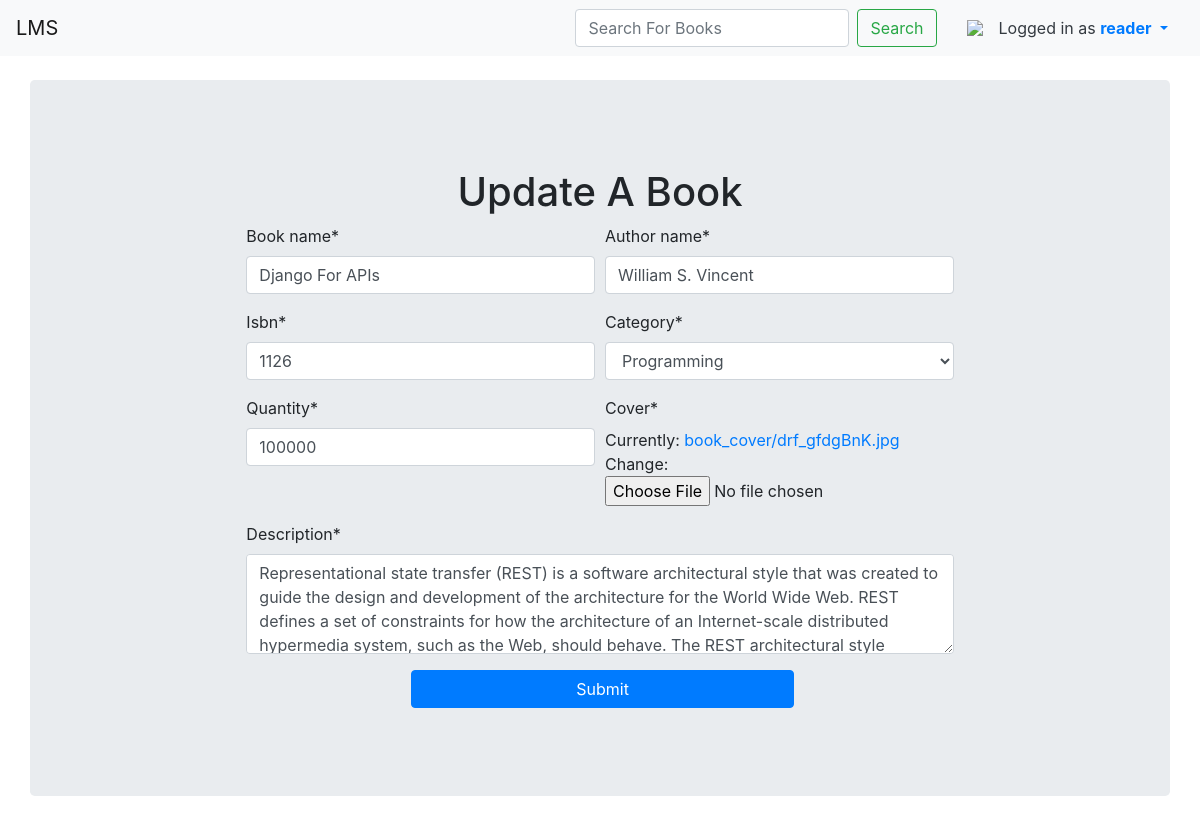
The page /book-update/django-for-apis/ (signed in) on the database as committed earlier.
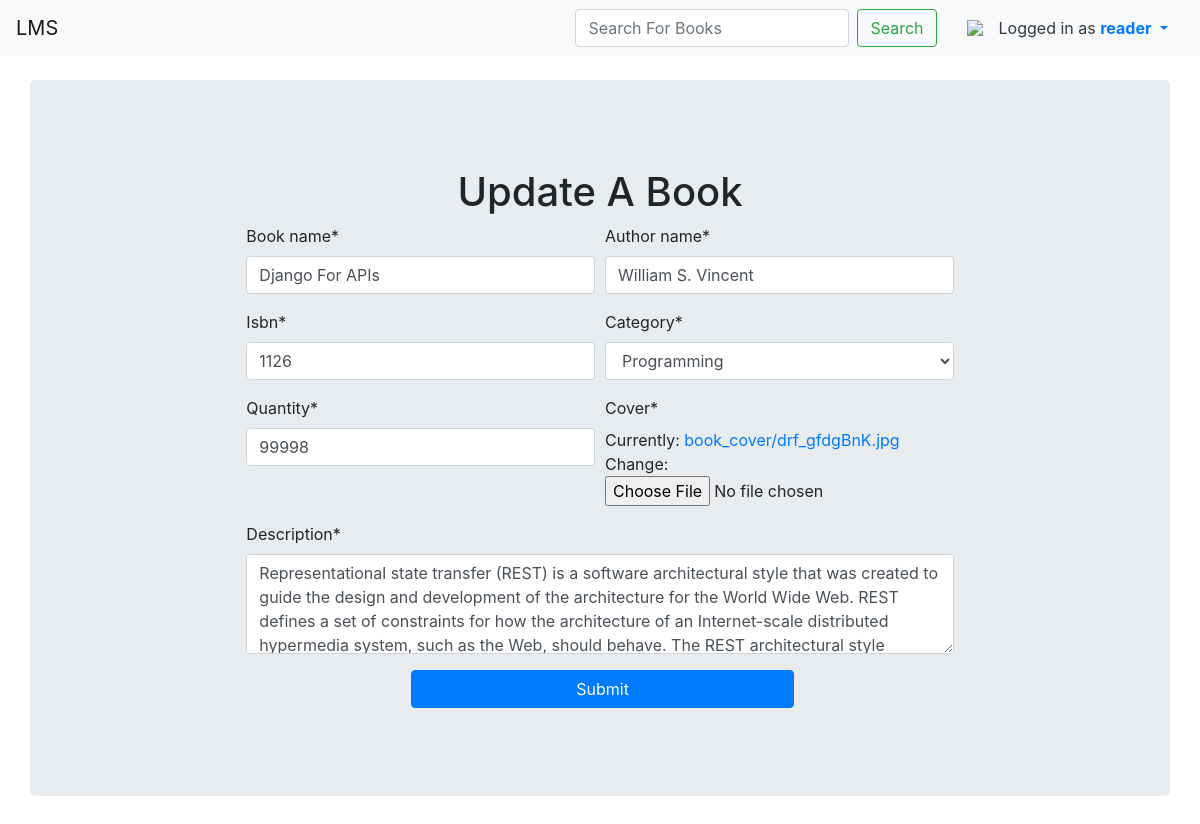
The same page on the database as committed later.
### library/models.py (models this page shows, shortened)
class Book(models.Model):
    category = models.ForeignKey(
        Category, on_delete=models.CASCADE, null=True, related_name="books"
    )
    book_name = models.CharField(max_length=50, unique=True)
    author_name = models.CharField(max_length=50)
    isbn = models.CharField(max_length=50, unique=True)
    description = models.TextField()
    cover = models.ImageField(upload_to="book_cover/")
    quantity = models.IntegerField(default=100000)
    issue_date = models.DateField(auto_now_add=True)
    return_date = models.DateField(default=0)
    charge_amount = models.IntegerField(default=0)
    slug = models.SlugField(max_length=250)

### library/views.py (the view)
# urls.py: path("book-update/<slug:slug>/", BookUpdateView.as_view(), name="book_update"),
class BookUpdateView(LoginRequiredMixin, UpdateView):
    model = Book
    template_name = "book/book_update.html"
    form_class = BookModelForm

### library/forms.py
class BookModelForm(forms.ModelForm):
    class Meta:
        model = Book
        fields = [
            "book_name",
            "author_name",
            "isbn",
            "category",
            "quantity",
            "description",
            "cover",
        ]

### library/context_processors.py (called while the page is built)
def category_links(request):
    categories = Category.objects.all()
    return {"category_links": categories}

### library/models.py (called while the page is built)
    def __str__(self):
        return self.title

### library/templates/book/book_update.html (shortened to what this page needs)
{% extends 'base.html' %}
{% load crispy_forms_tags %}
{% load static %}
{% block content %}
    <div class="container jumbotron mt-4">
        <div class="row justify-content-center mt-4">
            <div class="col-lg-8">
                <h1 class='text-center'>Update A Book</h1>
                <form form method="post" enctype='multipart/form-data'>
                    <div class="form-row">
                        <div class="form-group col-lg-6 mb-0">
                            {{ form.book_name|as_crispy_field }}
                        </div>
                        <div class="form-group col-lg-6 mb-0">
                            {{ form.author_name|as_crispy_field }}
                        </div>
                        <div class="form-group col-lg-6 mb-0">
                            {{ form.isbn|as_crispy_field }}
                        </div>
                        <div class="form-group col-lg-6 mb-0">
                            {{ form.category|as_crispy_field }}
                        </div>
                        <div class="form-group col-lg-6 mb-0">
                            {{ form.quantity|as_crispy_field }}
                        </div>
                        <div class="form-group col-lg-6 mb-0">
                            {{ form.cover|as_crispy_field }}
                        </div>
                        <div class="form-group col-lg-12 mb-0">
                            {{ form.description|as_crispy_field }}
                        </div>
                    </div>
                    <div style='margin-left: 150px;' class="form-group col-lg-7 mb-4">
                        <button type="submit" class="btn btn-block btn-primary">Submit</button>
                    </div>
                </form>
            </div>
        </div>
    </div>
{% endblock content %}

Rows that differ between the two databases and show on the page:
changed Book "Django For APIs": quantity "100000" → "99998"
